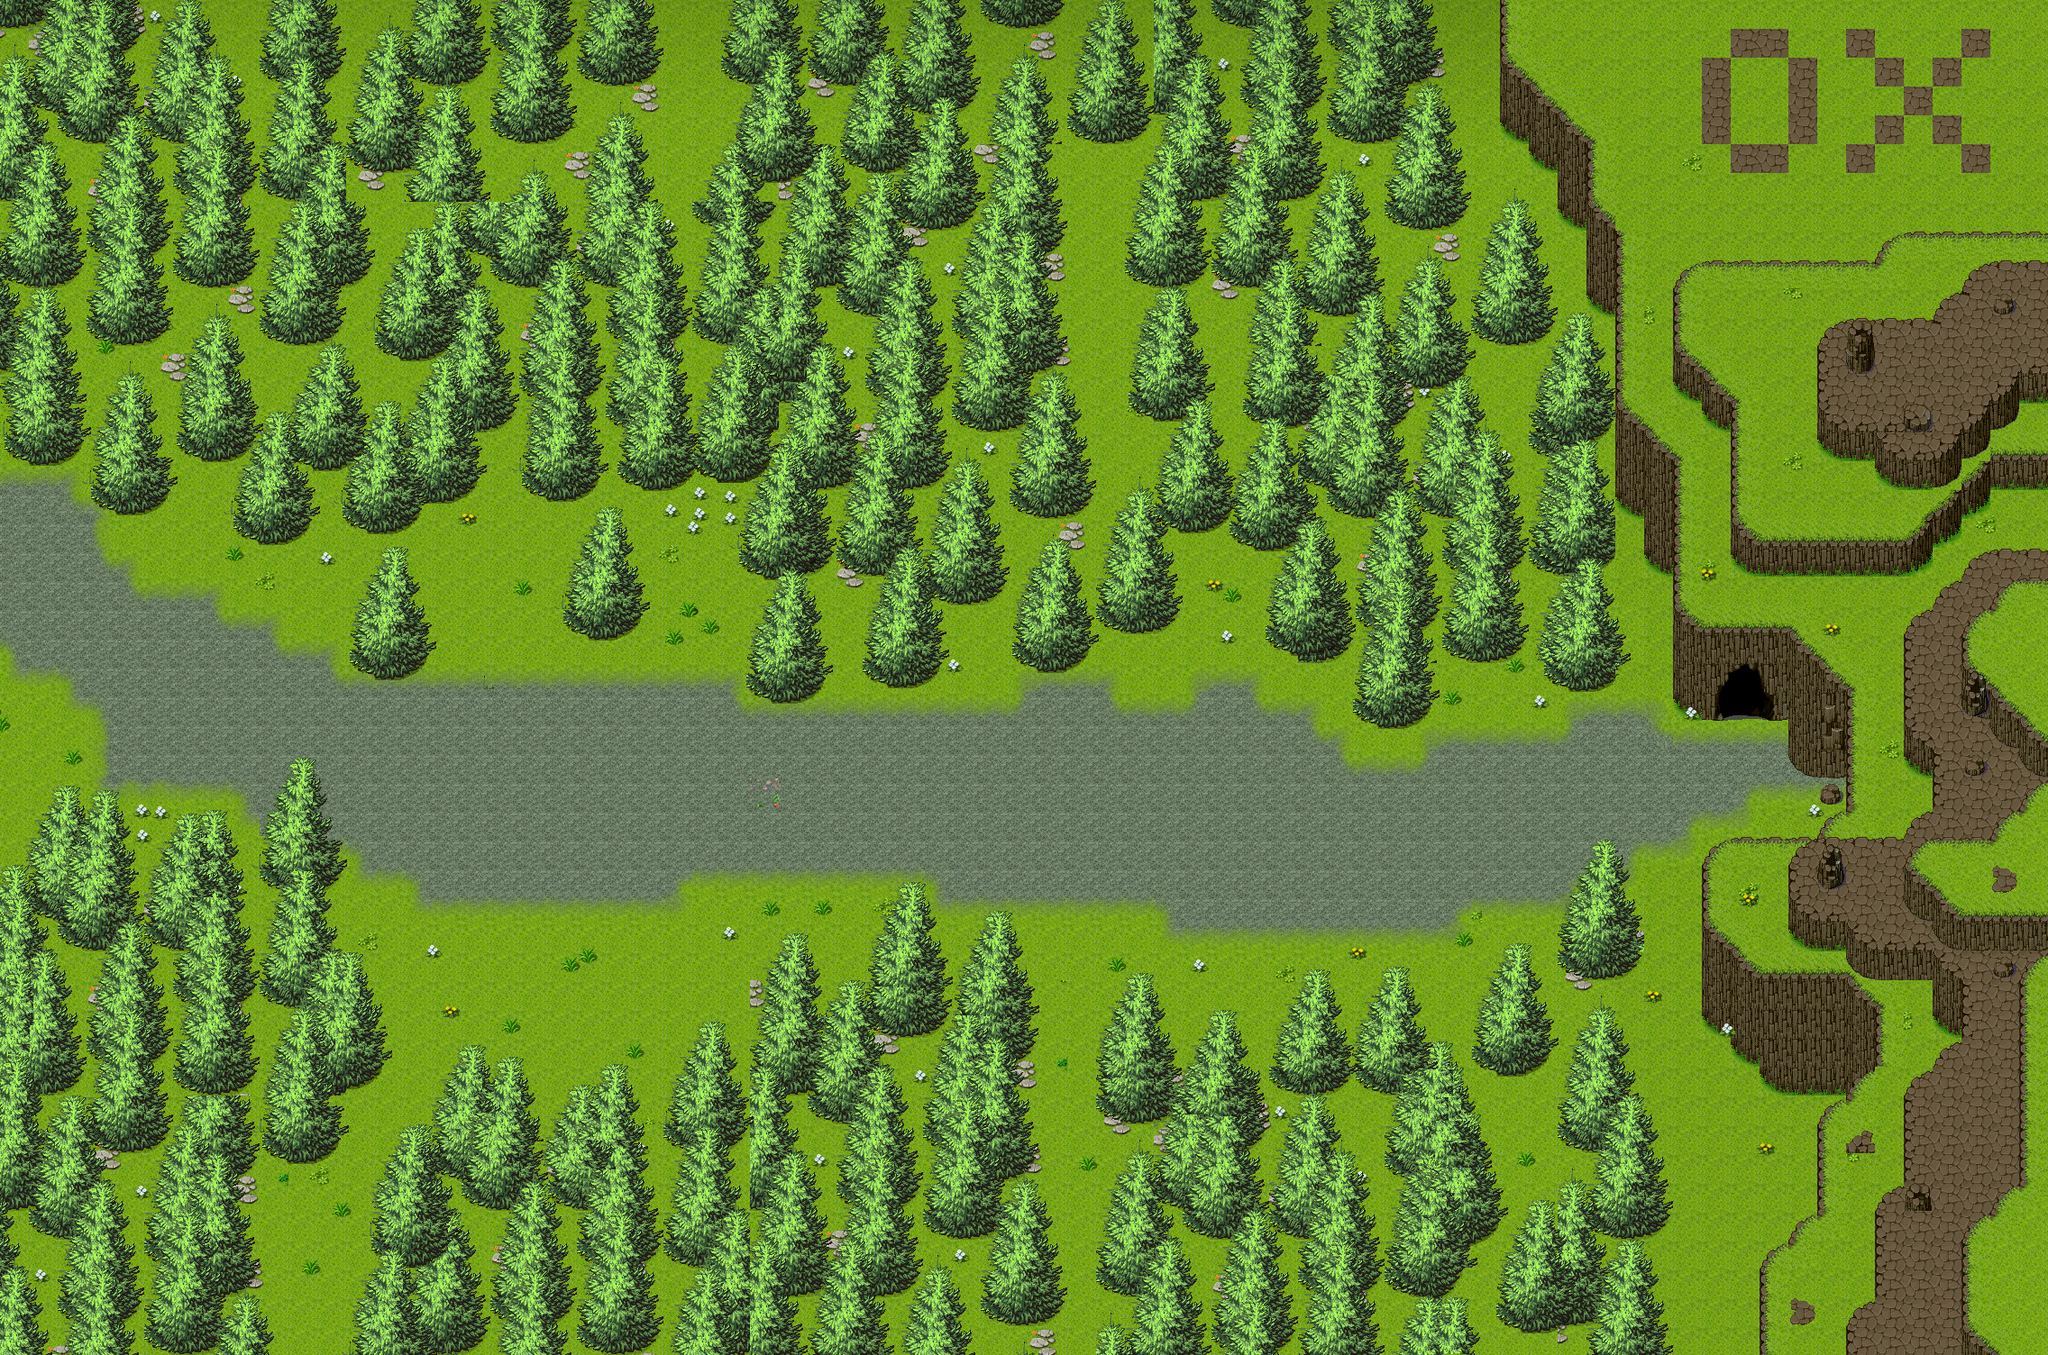

This game map was drawn from its Tiled (.tmx) file and the tilesets committed beside it. A one-line description and the trimmed map source follow:
An orthogonal 71x47 tile map with 32x32 px tiles, 3 tile layers (Background, ObjColisionables, Puerta).

<map version="1.2" tiledversion="1.2.3" orientation="orthogonal" renderorder="right-down" width="71" height="47" tilewidth="32" tileheight="32" infinite="0" nextlayerid="4" nextobjectid="1">
 <tileset firstgid="1" source="Ruta_Antes_Cueva_Dungeon_Final.tsx" />
 <layer id="1" name="Background" width="71" height="47">
  <data>[3337 cells, 3337 non-empty, 3337 distinct tile ids]</data>
 </layer>
 <layer id="2" name="ObjColisionables" width="71" height="47">
  <data>[3337 cells, 2792 non-empty, 2792 distinct tile ids]</data>
 </layer>
 <layer id="3" name="Puerta" width="71" height="47">
  <data>[3337 cells, 5 non-empty, 5 distinct tile ids]</data>
 </layer>
</map>
